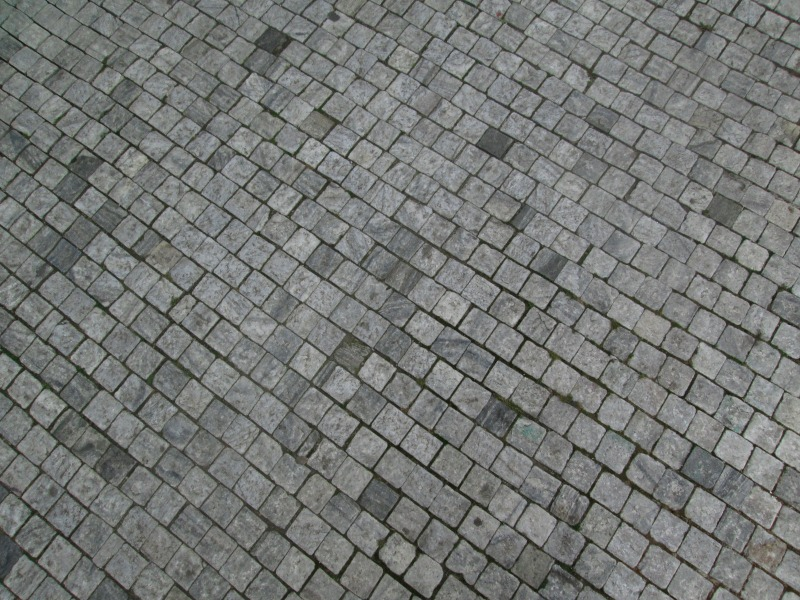
#> input picture src/lectures/02_histograms/data/P.jpg, 800 x 600 px
$ jupyter execute --allow-errors histograms.ipynb
#> lines starting #> are read from the running program, lines starting #| are printed output that depends on the picture
# Histograms, histogram equalization, histogram matching

[cell 1]
import cv2 as cv
import numpy as np
import matplotlib.pyplot as plt
import os

## Histograms and CDF (Cumulative distribution function)

Histogram is a graphical representation of frequency of our data (using bars or rectangles).

In the following lines of code, we will:
1. create random grayscale 20x20 pixels image
1. create and plot histogram
1. create and plot CDF

[cell 2]
img = np.random.rand(20,20) # 20 x 20 matrix of uniformly distributed nubers from [0,1)

[cell 3]
hist, bins = np.histogram(
    img.flatten(), # our image as a long vector of pixels (intensities)
    bins=50, # number of bins
    range=(0.0, 1.0), # range of pixel intensities (minimum, maximum)
)
cdf = hist.cumsum() # calculate cdf manually as a cumulative sum

[cell 4]
plt.imshow(img) # quickly show an image

[cell 5]
plt.figure(figsize=(10,4), dpi=80)

plt.subplot(131)
plt.imshow(img, cmap="gray")
plt.title(("generated image"))

plt.subplot(132)
plt.hist(img.flatten(), bins=50, label="histogram")
plt.legend()

plt.subplot(133)
plt.plot(bins[:-1], hist.cumsum(), color="r", label="CDF")
plt.legend()
#> figure, not shown here; panel 2: tallest bar 15 high, from x = 0.561 to 0.581; panel 3: curve peaks at x = 0.98, y = 400

## Histogram equalization

Our vague definition:
> Histogram equalization is a method which increases **contrast** of our image by manipulating its histogram.

Our algorithm:
> Histogram equalization is a function which maps original image to transformed image (pixel by pixel) by some rule (represented by look up table - LUT) we construct.

Example:
1. load an image from 'data/P.jpg'
1. convert loaded image to grayscale
1. plot histogram and CDF, CDF is normalized (Range is between 0,1)

[cell 6]
img = cv.imread(os.path.join("data", "P.jpg"))
#> img is the input picture: shape (600, 800, 3); mean B, G, R 116.6, 118.9, 116.6
grayscaled = cv.cvtColor(img, cv.COLOR_BGR2GRAY)

### hint - loading image from URL
If (for whatever reason) you are unable to load image from folder, you can use this snippet to load image directly from github repository:
```python
import requests # import request library
url = "https://raw.githubusercontent.com/CVUT-FS-12110/Machine-Perception-and-Image-Analysis/master/src/lectures/02_histograms/data/P.jpg"
response = requests.get(url) # get response
nparr = np.frombuffer(response.content, np.uint8) # transform content from bytestring
img = cv.imdecode(nparr, cv.IMREAD_COLOR) # transform from np vector to correct image representation
grayscaled = cv.cvtColor(img, cv.COLOR_BGR2GRAY)
```

[cell 7]
hist, bins = np.histogram(grayscaled.flatten(), bins=100, range=(0, 255))
#> hist = 100 values, max 27632 at index 50, min 0 at index 0, mean 4800; bins = 101 values from 0 to 255
cdf = hist.cumsum()
#> cdf = 100 values from 0 to 480000
cdf_normalized = cdf / len(grayscaled.flatten())
#> cdf_normalized = 100 values from 0 to 1

[cell 8]
plt.figure(figsize=(10,10), dpi=80)

plt.subplot(211)
plt.imshow(grayscaled, cmap="gray")
plt.title(("image '/data/P.jpg'"))

plt.subplot(223)
plt.hist(grayscaled.flatten(), bins=50, label="histogram")
plt.xlim((0,256))
plt.legend()

plt.subplot(224)
plt.plot(bins[:-1], cdf_normalized, color="r", label="CDF")
plt.xlim((0,256))
plt.ylim((0,1))
plt.legend()
#> figure, not shown here; panel 2: tallest bar 36850 high, from x = 129.6 to 133.1; panel 3: curve peaks at x = 193.8, y = 1

### Increase image contrast using look up table

We will show magic function from `opencv`, you will do something similar (histogram homework) by creating your own LUT algorithm.

[cell 9]
equ = cv.equalizeHist(grayscaled) # equalize (increase contrast) of `grayscaled`
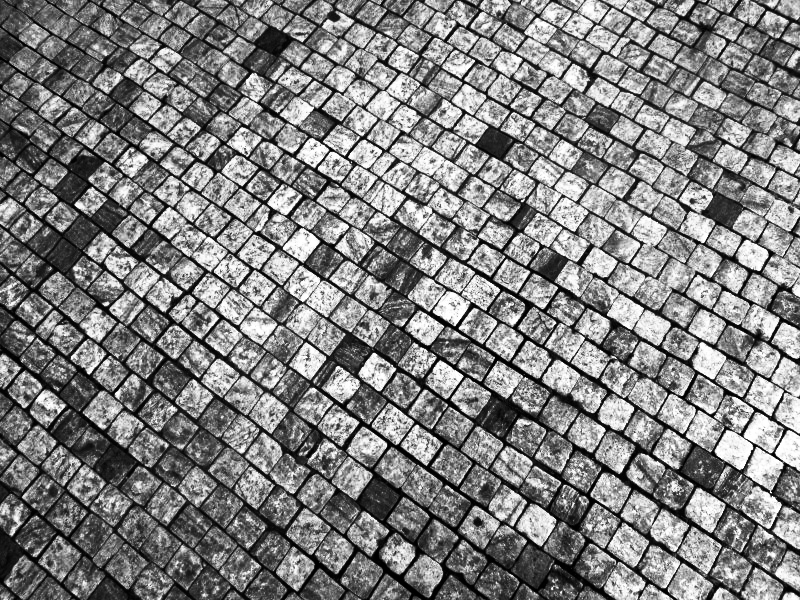
#> equ: shape (600, 800); min 0, max 255, mean 129
hist_equ, bins_equ = np.histogram(equ, bins=100)
#> hist_equ = 100 values, max 10052 at index 29, min 0 at index 26, mean 4800; bins_equ = 101 values from 0 to 255
cdf_equ = hist_equ.cumsum()
#> cdf_equ = 100 values from 4498 to 480000
cdf_normalized_equ = cdf_equ / len(equ.flatten())
#> cdf_normalized_equ = 100 values from 0.00937 to 1

[cell 10]
plt.figure(figsize=(10,10), dpi=80)

plt.subplot(221)
plt.imshow(img, cmap="gray")
plt.title(("original '/data/P.jpg'"))

plt.subplot(222)
plt.imshow(equ, cmap="gray")
plt.title(("equalized"))

plt.subplot(223)
plt.hist(grayscaled.flatten(), bins=50, alpha=0.4, color="r", label="histogram - original")
plt.hist(equ.flatten(), bins=50, alpha=0.4, color="b", label="histogram - equalized")
plt.xlim((0,256))
plt.legend()

plt.subplot(224)
plt.plot(bins[:-1], cdf_normalized, alpha=0.4, color="r", label="CDF - original")
plt.plot(bins_equ[:-1], cdf_normalized_equ, alpha=0.4, color="b", label="CDF - equalized")
plt.xlim((0,256))
plt.ylim((0,1))
plt.legend()
#> figure, not shown here; B, G, R data is drawn as R, G, B; panel 3: tallest bar 36850 high, from x = 129.6 to 133.1; panel 3: tallest bar 17347 high, from x = 117.3 to 122.4; panel 4: curve peaks at x = 193.8, y = 1; panel 4: curve peaks at x = 252.4, y = 1

### Restricted histogram equalisation

If we would try naive LUT algorithm (your homework) on the following image, result should look something like this:

Our naive LUT algorithm crates so called *aratefacts*. Your second part of homework will be to create and implement algorithm which will adress this issue.

[cell 11]
img = cv.imread(os.path.join("data", "L.jpg"))
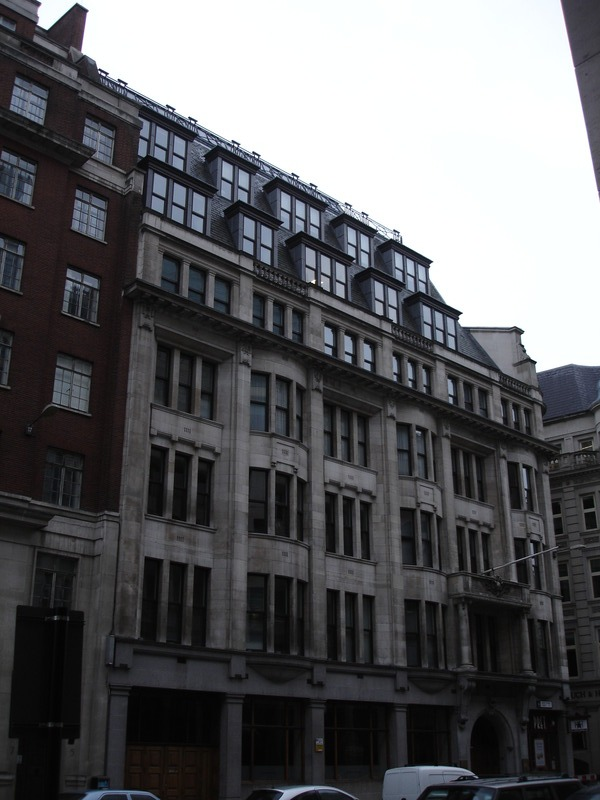
#> input picture src/lectures/02_histograms/data/L.jpg, 600 x 800 px
#> img is the input picture: shape (800, 600, 3); mean B, G, R 96.8, 94.3, 93.9
grayscaled = cv.cvtColor(img, cv.COLOR_BGR2GRAY)
#> grayscaled: shape (800, 600)

[cell 12]
hist, bins = np.histogram(grayscaled.flatten(), bins=100, range=(0, 255))
#> hist = 100 values, max 103109 at index 99, min 22 at index 91, mean 4800
cdf = hist.cumsum()
#> cdf = 100 values from 93 to 480000
cdf_normalized = cdf / len(grayscaled.flatten())
#> cdf_normalized = 100 values from 0.000194 to 1

[cell 13]
equ = cv.equalizeHist(grayscaled)
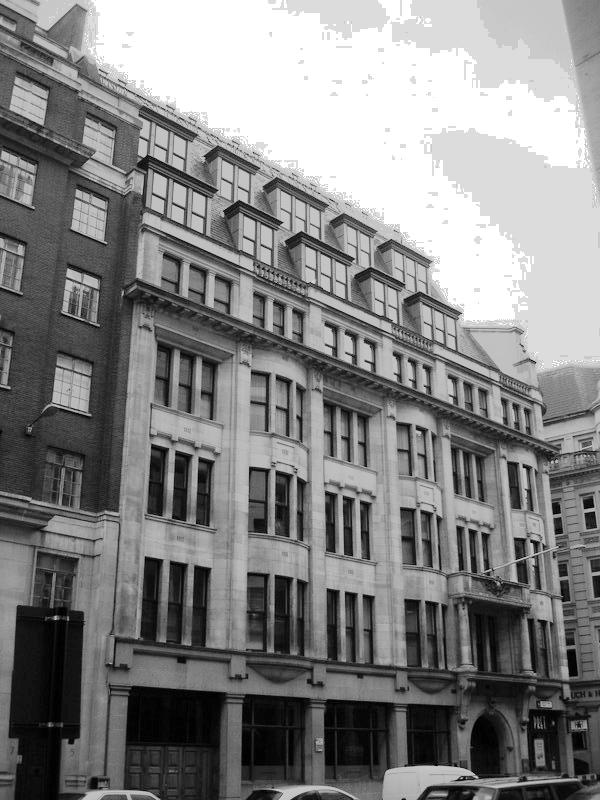
#> equ: shape (800, 600); min 0, max 255, mean 131.3
#> (the rest of this cell did not finish here and is left out)

[cell 14]
plt.figure(figsize=(10,10), dpi=80)

plt.subplot(221)
plt.imshow(img, cmap="gray")
plt.title(("original '/data/L.jpg'"))

plt.subplot(222)
plt.imshow(equ, cmap="gray")
plt.title(("equalized"))

plt.subplot(223)
plt.hist(grayscaled.flatten(), bins=50, alpha=0.4, color="r", label="histogram - original")
plt.hist(equ.flatten(), bins=50, alpha=0.4, color="b", label="histogram - equalized")
plt.xlim((0,256))
plt.legend()

plt.subplot(224)
plt.plot(bins[:-1], cdf_normalized, alpha=0.4, color="r", label="CDF - original")
plt.plot(bins_equ[:-1], cdf_normalized_equ, alpha=0.4, color="b", label="CDF - equalized")
plt.xlim((0,256))
plt.ylim((0,1))
plt.legend()
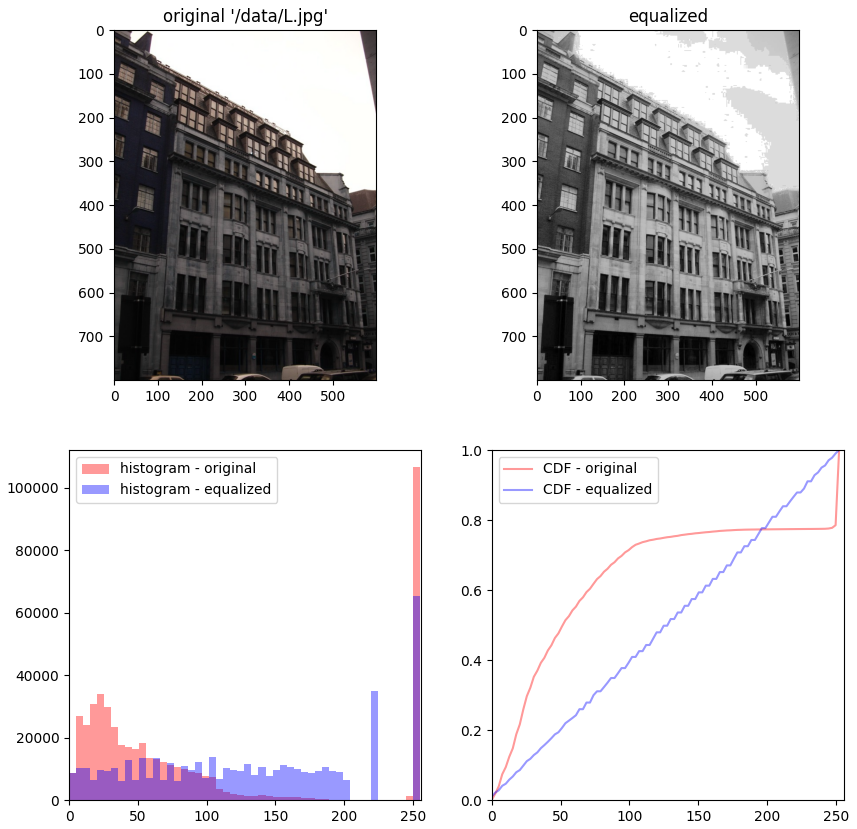
#> figure drawn by matplotlib, 4 panels; B, G, R data is drawn as R, G, B; panel 3: tallest bar 106753 high, from x = 249.9 to 255; panel 3: tallest bar 65468 high, from x = 249.9 to 255; panel 4: curve peaks at x = 252.4, y = 1; panel 4: curve peaks at x = 252.4, y = 1

##  Histogram matching

Last topic will be about **histogram matching**. Such an algorithm transforms original image so that the transformed image histogram matches some reference.

Depiction of histogram matching algorithm, taken [source](https://commons.wikimedia.org/wiki/File:Histmatching.svg), author `Llorenzi`:

[cell 15]
def create_lut(source_cdf, reference_cdf):
    """ Function creates LUT based on provided source and reference CDF
    Note: only works for Domain 0, 255
    """
    assert len(source_cdf) == len(reference_cdf), "CDFs have different lengths"
    n = len(source_cdf) # length of LUT
    lut = np.zeros(shape=(n,)) # prepare empty vector for LUT
    for i in range(n): # i is index of source image
        for j in range(n): # j is value of transformed image
            if reference_cdf[j] >= source_cdf[i]:
                # this is my lut value for index `i`
                lut[i] = j
                break
    return lut

[cell 16]
# read images
image = cv.imread(os.path.join("data", "CM1.jpg"))
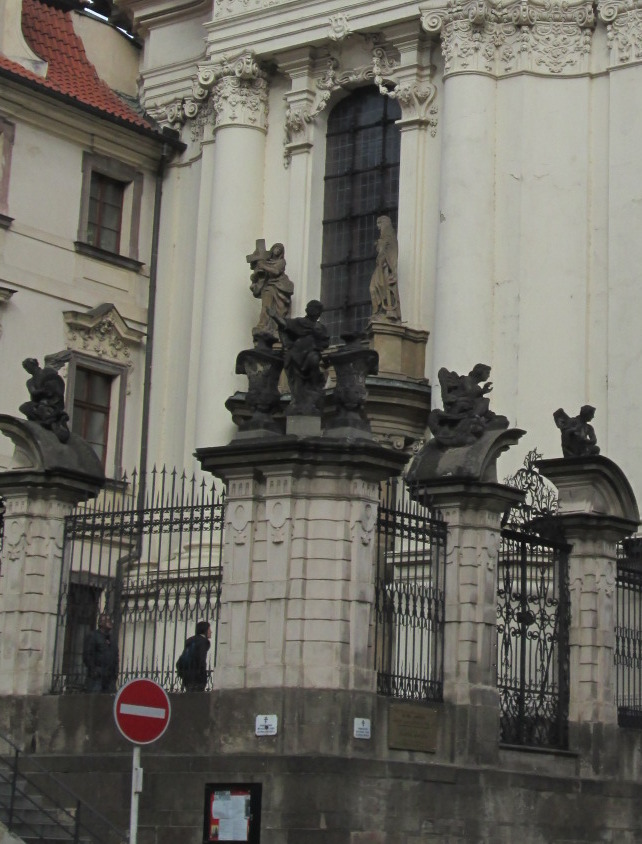
#> input picture src/lectures/02_histograms/data/CM1.jpg, 642 x 844 px
#> image is the input picture: shape (844, 642, 3); mean B, G, R 99, 107.1, 109.4
img = cv.cvtColor(image, cv.COLOR_BGR2GRAY)
#> img: shape (844, 642)
reference = cv.imread(os.path.join("data", "CM2.jpg"))
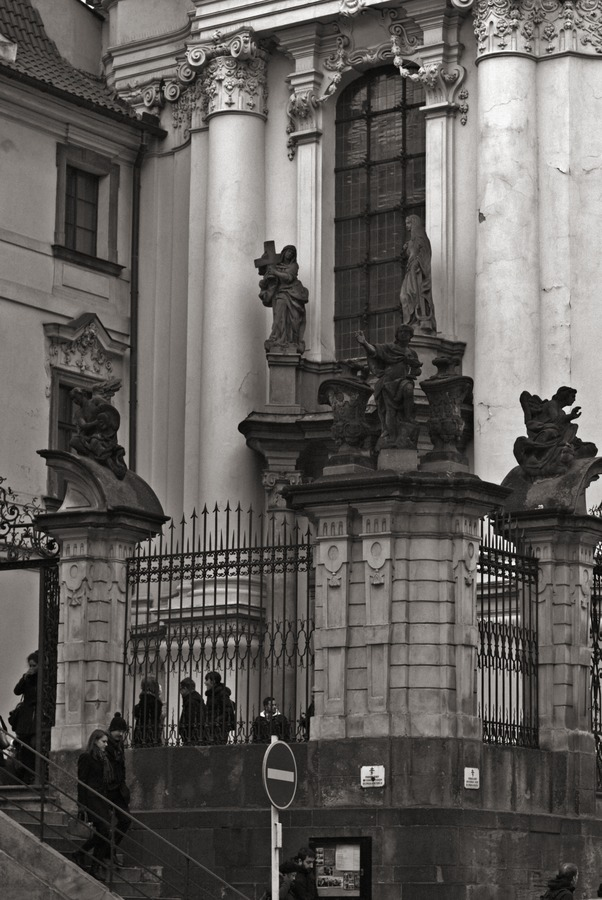
#> input picture src/lectures/02_histograms/data/CM2.jpg, 602 x 900 px
#> reference is the input picture: shape (900, 602, 3); mean B, G, R 91.5, 94.6, 97.9
ref = cv.cvtColor(reference, cv.COLOR_BGR2GRAY)

[cell 17]
hist, bins = np.histogram(img.flatten(), bins=256)
#> hist = 256 values, max 8785 at index 181, min 0 at index 1, mean 2116.6; bins = 257 values from 8 to 252
cdf = hist.cumsum()
#> cdf = 256 values from 2 to 541848
cdf_normalized = cdf / len(img.flatten())
#> cdf_normalized = 256 values from 3.69e-06 to 1
hist_r, bins_r = np.histogram(ref.flatten(), bins=256)
#> hist_r = 256 values, max 5753 at index 38, min 9 at index 254, mean 2116.4; bins_r = 257 values from 0 to 255
cdf_r = hist_r.cumsum()
#> cdf_r = 256 values from 15 to 541800
cdf_normalized_r = cdf_r / len(ref.flatten())
#> cdf_normalized_r = 256 values from 2.77e-05 to 1

[cell 18]
plt.figure(figsize=(10,4))
plt.subplot(121)
plt.plot(cdf_normalized, label="original")
plt.plot(cdf_normalized_r, label="reference")
plt.legend()
plt.subplot(143)
plt.imshow(img, cmap="gray")
plt.title("original")
plt.subplot(144)
plt.imshow(ref, cmap="gray")
plt.title("reference")
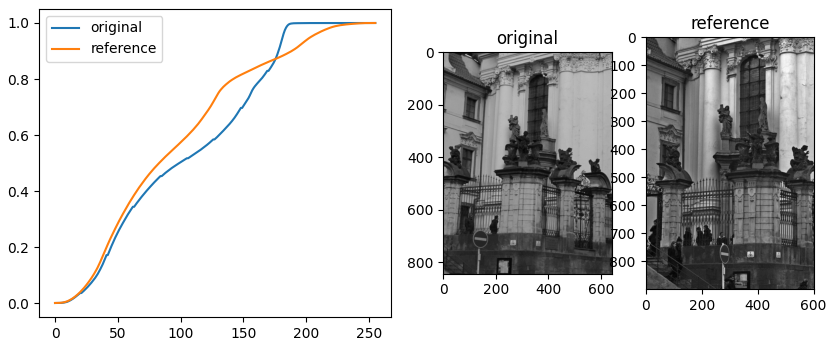
#> figure drawn by matplotlib, 3 panels; panel 1: curve peaks at x = 255, y = 1; panel 1: curve peaks at x = 255, y = 1

[cell 19]
lut = create_lut(cdf_normalized, cdf_normalized_r) # create lut
#> in create_lut, `n = len(source_cdf)`: n = 256
#> lut = 256 values from 0 to 255

[cell 20]
# transform an image
transformed = cv.LUT(img, lut)
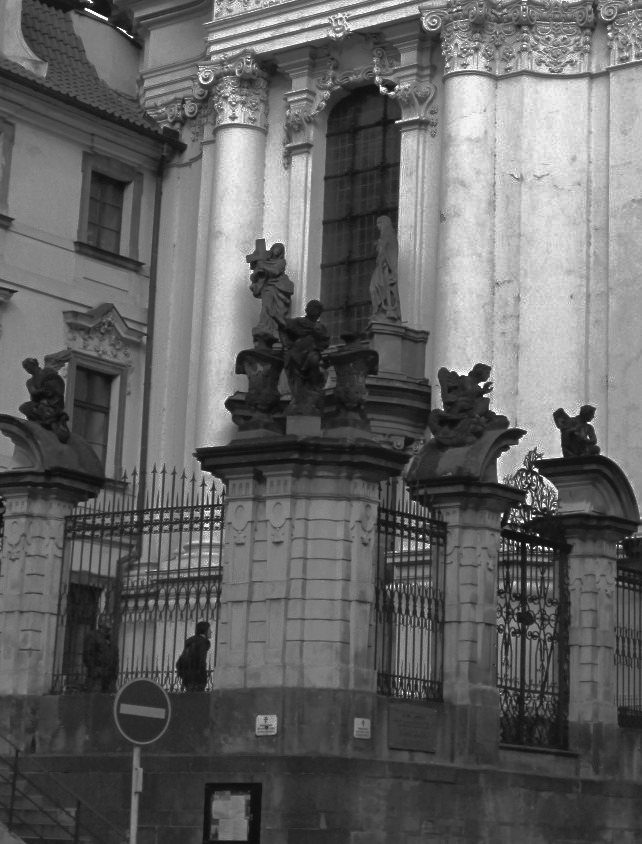
#> transformed: shape (844, 642) float64; min 7, max 255, mean 99.3
hist_t, bins_t = np.histogram(transformed.flatten(), bins=256)
#> hist_t = 256 values, max 9806 at index 46, min 0 at index 1, mean 2116.6; bins_t = 257 values from 7 to 255
cdf_t = hist_t.cumsum()
#> cdf_t = 256 values from 2 to 541848
cdf_normalized_t = cdf_t / len(transformed.flatten())
#> cdf_normalized_t = 256 values from 3.69e-06 to 1

[cell 21]
plt.figure(figsize=(10,8))

plt.subplot(221)
plt.plot(cdf_normalized, label="original")
plt.plot(cdf_normalized_r, label="reference")
plt.plot(cdf_normalized_t, label="transformed")
plt.legend()
plt.subplot(222)
plt.hist(img.flatten(), alpha=0.4, bins=256, label="original")
plt.hist(ref.flatten(), alpha=0.4, bins=256, label="reference")
plt.hist(transformed.flatten(), alpha=0.4, bins=256, label="transformed")
plt.legend()

plt.subplot(234)
plt.imshow(img, cmap="gray")
plt.title("original")
plt.subplot(235)
plt.imshow(transformed, cmap="gray")
plt.title("transformed")
plt.subplot(236)
plt.imshow(ref, cmap="gray")
plt.title("reference")
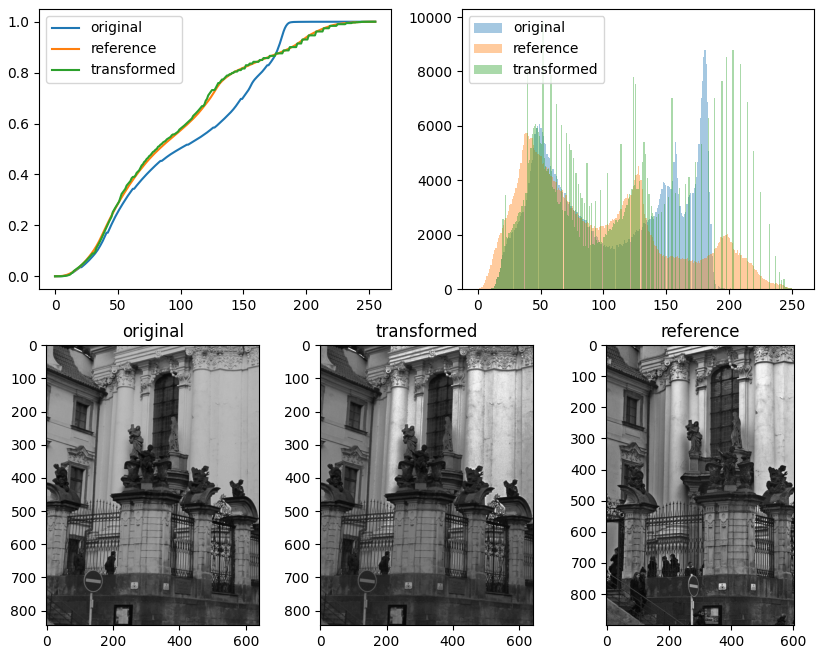
#> figure drawn by matplotlib, 5 panels; panel 1: curve peaks at x = 255, y = 1; panel 1: curve peaks at x = 255, y = 1; panel 1: curve peaks at x = 255, y = 1; panel 2: tallest bar 8785 high, from x = 180.5 to 181.5
